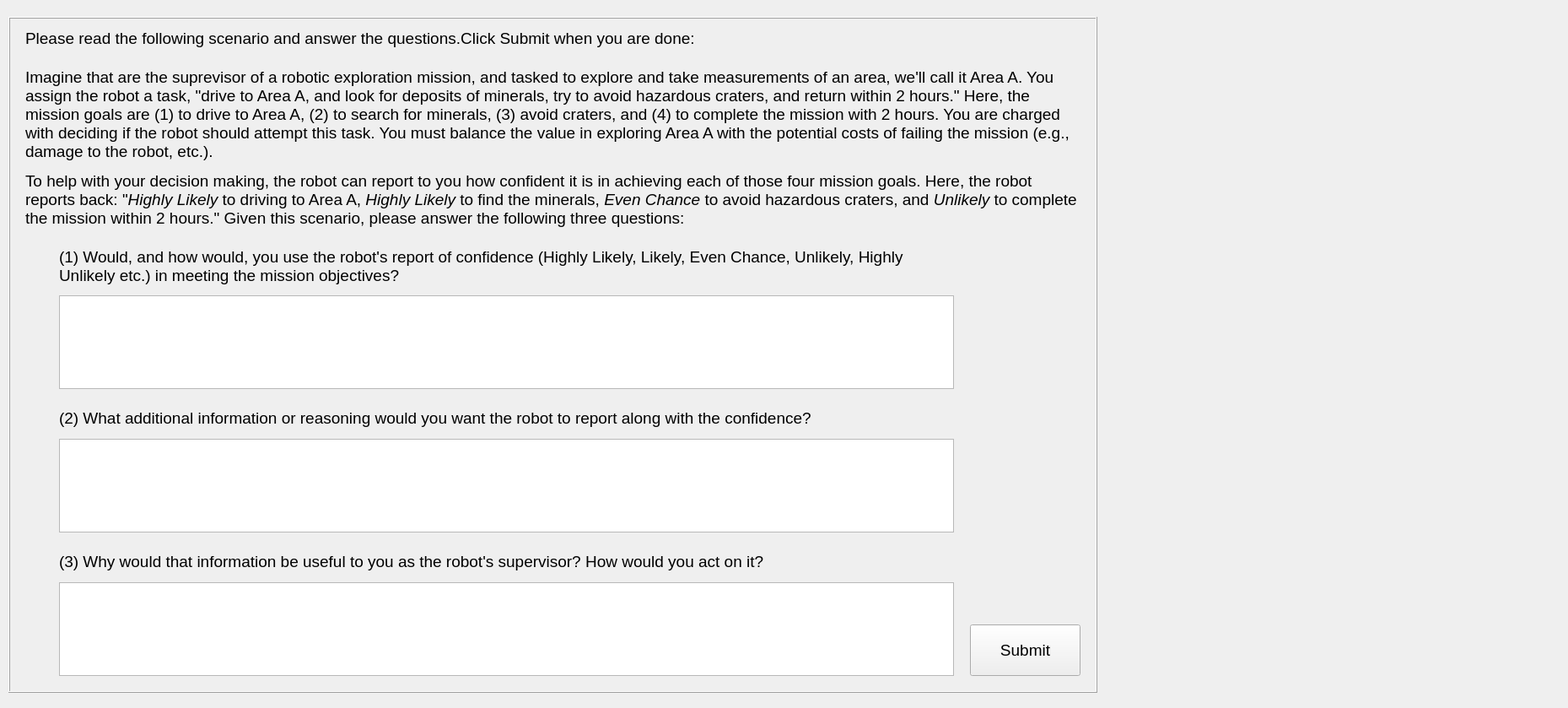
<?xml version="1.0" encoding="UTF-8"?>
<ui version="4.0">
 <class>Form</class>
 <widget class="QWidget" name="Form">
  <property name="geometry">
   <rect>
    <x>0</x>
    <y>0</y>
    <width>1859</width>
    <height>839</height>
   </rect>
  </property>
  <property name="windowTitle">
   <string>Form</string>
  </property>
  <widget class="QFrame" name="frame">
   <property name="geometry">
    <rect>
     <x>10</x>
     <y>20</y>
     <width>1291</width>
     <height>801</height>
    </rect>
   </property>
   <property name="frameShape">
    <enum>QFrame::Box</enum>
   </property>
   <property name="frameShadow">
    <enum>QFrame::Raised</enum>
   </property>
   <widget class="QLabel" name="label">
    <property name="geometry">
     <rect>
      <x>20</x>
      <y>0</y>
      <width>1261</width>
      <height>51</height>
     </rect>
    </property>
    <property name="font">
     <font>
      <pointsize>14</pointsize>
     </font>
    </property>
    <property name="frameShape">
     <enum>QFrame::NoFrame</enum>
    </property>
    <property name="text">
     <string>Please read the following scenario and answer the questions.Click Submit when you are done:</string>
    </property>
    <property name="wordWrap">
     <bool>true</bool>
    </property>
   </widget>
   <widget class="QLabel" name="label_2">
    <property name="geometry">
     <rect>
      <x>20</x>
      <y>40</y>
      <width>1251</width>
      <height>231</height>
     </rect>
    </property>
    <property name="font">
     <font>
      <pointsize>14</pointsize>
     </font>
    </property>
    <property name="frameShape">
     <enum>QFrame::NoFrame</enum>
    </property>
    <property name="text">
     <string>&lt;html&gt;&lt;head/&gt;&lt;body&gt;&lt;p&gt;Imagine that are the suprevisor of a robotic exploration mission, and tasked to explore and take measurements of an area, we'll call it Area A. You assign the robot a task, &amp;quot;drive to Area A, and look for deposits of minerals, try to avoid hazardous craters, and return within 2 hours.&amp;quot; Here, the mission goals are (1) to drive to Area A, (2) to search for minerals, (3) avoid craters, and (4) to complete the mission with 2 hours. You are charged with deciding if the robot should attempt this task. You must balance the value in exploring Area A with the potential costs of failing the mission (e.g., damage to the robot, etc.). &lt;/p&gt;&lt;p&gt;To help with your decision making, the robot can report to you how confident it is in achieving each of those four mission goals. Here, the robot reports back: &amp;quot;&lt;span style=&quot; font-style:italic;&quot;&gt;Highly Likely&lt;/span&gt; to driving to Area A, &lt;span style=&quot; font-style:italic;&quot;&gt;Highly Likely&lt;/span&gt; to find the minerals, &lt;span style=&quot; font-style:italic;&quot;&gt;Even Chance&lt;/span&gt; to avoid hazardous craters, and &lt;span style=&quot; font-style:italic;&quot;&gt;Unlikely&lt;/span&gt; to complete the mission within 2 hours.&amp;quot; Given this scenario, please answer the following three questions:&lt;/p&gt;&lt;/body&gt;&lt;/html&gt;</string>
    </property>
    <property name="wordWrap">
     <bool>true</bool>
    </property>
   </widget>
   <widget class="QLabel" name="label_3">
    <property name="geometry">
     <rect>
      <x>60</x>
      <y>270</y>
      <width>1061</width>
      <height>51</height>
     </rect>
    </property>
    <property name="font">
     <font>
      <pointsize>14</pointsize>
     </font>
    </property>
    <property name="frameShape">
     <enum>QFrame::NoFrame</enum>
    </property>
    <property name="text">
     <string>(1) Would, and how would, you use the robot's report of confidence (Highly Likely, Likely, Even Chance, Unlikely, Highly Unlikely etc.) in meeting the mission objectives? </string>
    </property>
    <property name="wordWrap">
     <bool>true</bool>
    </property>
   </widget>
   <widget class="QLabel" name="label_4">
    <property name="geometry">
     <rect>
      <x>60</x>
      <y>450</y>
      <width>1061</width>
      <height>51</height>
     </rect>
    </property>
    <property name="font">
     <font>
      <pointsize>14</pointsize>
     </font>
    </property>
    <property name="frameShape">
     <enum>QFrame::NoFrame</enum>
    </property>
    <property name="text">
     <string>(2) What additional information or reasoning would you want the robot to report along with the confidence?</string>
    </property>
    <property name="wordWrap">
     <bool>true</bool>
    </property>
   </widget>
   <widget class="QTextEdit" name="q1">
    <property name="geometry">
     <rect>
      <x>60</x>
      <y>330</y>
      <width>1061</width>
      <height>111</height>
     </rect>
    </property>
   </widget>
   <widget class="QTextEdit" name="q2">
    <property name="geometry">
     <rect>
      <x>60</x>
      <y>500</y>
      <width>1061</width>
      <height>111</height>
     </rect>
    </property>
   </widget>
   <widget class="QLabel" name="label_5">
    <property name="geometry">
     <rect>
      <x>60</x>
      <y>620</y>
      <width>1061</width>
      <height>51</height>
     </rect>
    </property>
    <property name="font">
     <font>
      <pointsize>14</pointsize>
     </font>
    </property>
    <property name="frameShape">
     <enum>QFrame::NoFrame</enum>
    </property>
    <property name="text">
     <string>(3) Why would that information be useful to you as the robot's supervisor? How would you act on it?</string>
    </property>
    <property name="wordWrap">
     <bool>true</bool>
    </property>
   </widget>
   <widget class="QTextEdit" name="q3">
    <property name="geometry">
     <rect>
      <x>60</x>
      <y>670</y>
      <width>1061</width>
      <height>111</height>
     </rect>
    </property>
   </widget>
   <widget class="QPushButton" name="submit_button">
    <property name="geometry">
     <rect>
      <x>1140</x>
      <y>720</y>
      <width>131</width>
      <height>61</height>
     </rect>
    </property>
    <property name="font">
     <font>
      <pointsize>14</pointsize>
     </font>
    </property>
    <property name="text">
     <string>Submit</string>
    </property>
   </widget>
  </widget>
  <widget class="QLabel" name="label_6">
   <property name="geometry">
    <rect>
     <x>1320</x>
     <y>150</y>
     <width>521</width>
     <height>491</height>
    </rect>
   </property>
   <property name="frameShape">
    <enum>QFrame::NoFrame</enum>
   </property>
   <property name="text">
    <string/>
   </property>
   <property name="pixmap">
    <pixmap>../imgs/famsec.png</pixmap>
   </property>
   <property name="scaledContents">
    <bool>false</bool>
   </property>
  </widget>
 </widget>
 <resources/>
 <connections/>
</ui>
